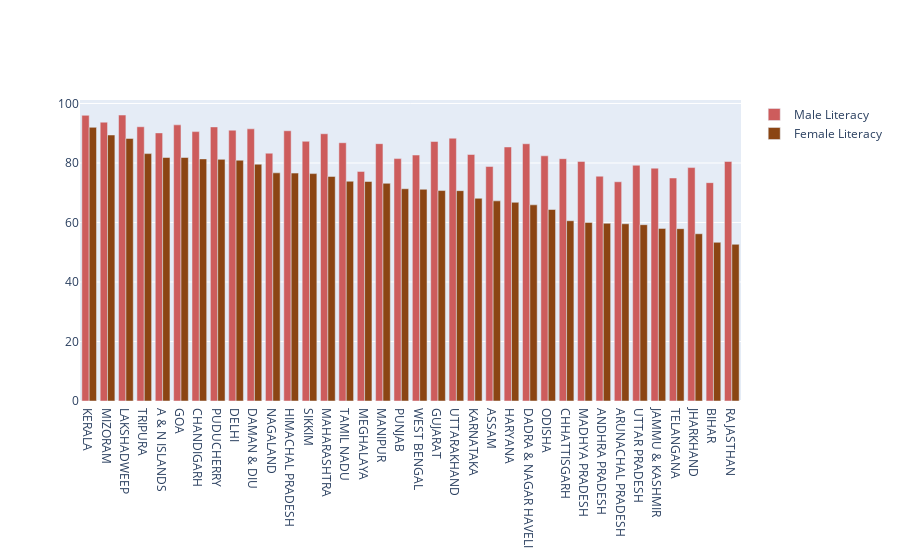

Notebook cell for this chart:
### Markdown cell above
### If unable to view the generated plots, [Click here](https://nbviewer.jupyter.org/github/rishabh-runwal/education-india/blob/master/Education-India.ipynb)

### Code cell
fe_li=se.copy()[['STATNAME','FEMALE_LIT','MALE_LIT','OVERALL_LI']]
fe_li=fe_li.sort_values('FEMALE_LIT',ascending=False).set_index('STATNAME')
fig = go.Figure()
# fig.add_trace(go.Bar(
#     x=fe_li.index,
#     y=fe_li['OVERALL_LI'],
#     name='Total Literacy',
#     marker_color='lightsalmon'
# ))
fig.add_trace(go.Bar(
    x=fe_li.index,
    y=fe_li['MALE_LIT'],
    name='Male Literacy',
    marker_color='indianred'
))
fig.add_trace(go.Bar(
    x=fe_li.index,
    y=fe_li['FEMALE_LIT'],
    name='Female Literacy',
    marker_color='saddlebrown'
))


fig.show()

### Figure 1 — Plotly figure (JSON) as saved in the notebook; plotly's stock layout.template omitted (floating-point values rounded to 4 significant figures)
{"data": [{"marker": {"color": "indianred"}, "name": "Male Literacy", "type": "bar", "x": ["KERALA", "MIZORAM", "LAKSHADWEEP", "TRIPURA", "A & N ISLANDS", "GOA", "CHANDIGARH", "PUDUCHERRY", "DELHI", "DAMAN & DIU", "NAGALAND", "HIMACHAL PRADESH", "SIKKIM", "MAHARASHTRA", "TAMIL NADU", "MEGHALAYA", "MANIPUR", "PUNJAB", "WEST BENGAL", "GUJARAT", "UTTARAKHAND", "KARNATAKA", "ASSAM", "HARYANA", "DADRA & NAGAR HAVELI", "ODISHA", "CHHATTISGARH", "MADHYA PRADESH", "ANDHRA PRADESH", "ARUNACHAL PRADESH", "UTTAR PRADESH", "JAMMU & KASHMIR", "TELANGANA", "JHARKHAND", "BIHAR", "RAJASTHAN"], "y": [96.02, 93.72, 96.11, 92.18, 90.11, 92.81, 90.54, 92.12, 91.03, 91.48, 83.29, 90.83, 87.29, 89.82, 86.81, 77.17, 86.49, 81.48, 82.67, 87.23, 88.33, 82.85, 78.81, 85.38, 86.46, 82.4, 81.45, 80.53, 75.56, 73.69, 79.24, 78.26, 74.95, 78.45, 73.39, 80.51]}, {"marker": {"color": "saddlebrown"}, "name": "Female Literacy", "type": "bar", "x": ["KERALA", "MIZORAM", "LAKSHADWEEP", "TRIPURA", "A & N ISLANDS", "GOA", "CHANDIGARH", "PUDUCHERRY", "DELHI", "DAMAN & DIU", "NAGALAND", "HIMACHAL PRADESH", "SIKKIM", "MAHARASHTRA", "TAMIL NADU", "MEGHALAYA", "MANIPUR", "PUNJAB", "WEST BENGAL", "GUJARAT", "UTTARAKHAND", "KARNATAKA", "ASSAM", "HARYANA", "DADRA & NAGAR HAVELI", "ODISHA", "CHHATTISGARH", "MADHYA PRADESH", "ANDHRA PRADESH", "ARUNACHAL PRADESH", "UTTAR PRADESH", "JAMMU & KASHMIR", "TELANGANA", "JHARKHAND", "BIHAR", "RAJASTHAN"], "y": [91.98, 89.4, 88.25, 83.15, 81.84, 81.84, 81.38, 81.22, 80.93, 79.59, 76.69, 76.6, 76.43, 75.48, 73.86, 73.78, 73.17, 71.34, 71.16, 70.73, 70.7, 68.13, 67.27, 66.77, 65.93, 64.36, 60.59, 60.02, 59.74, 59.57, 59.26, 58.01, 57.92, 56.21, 53.33, 52.66]}], "layout": {}}
